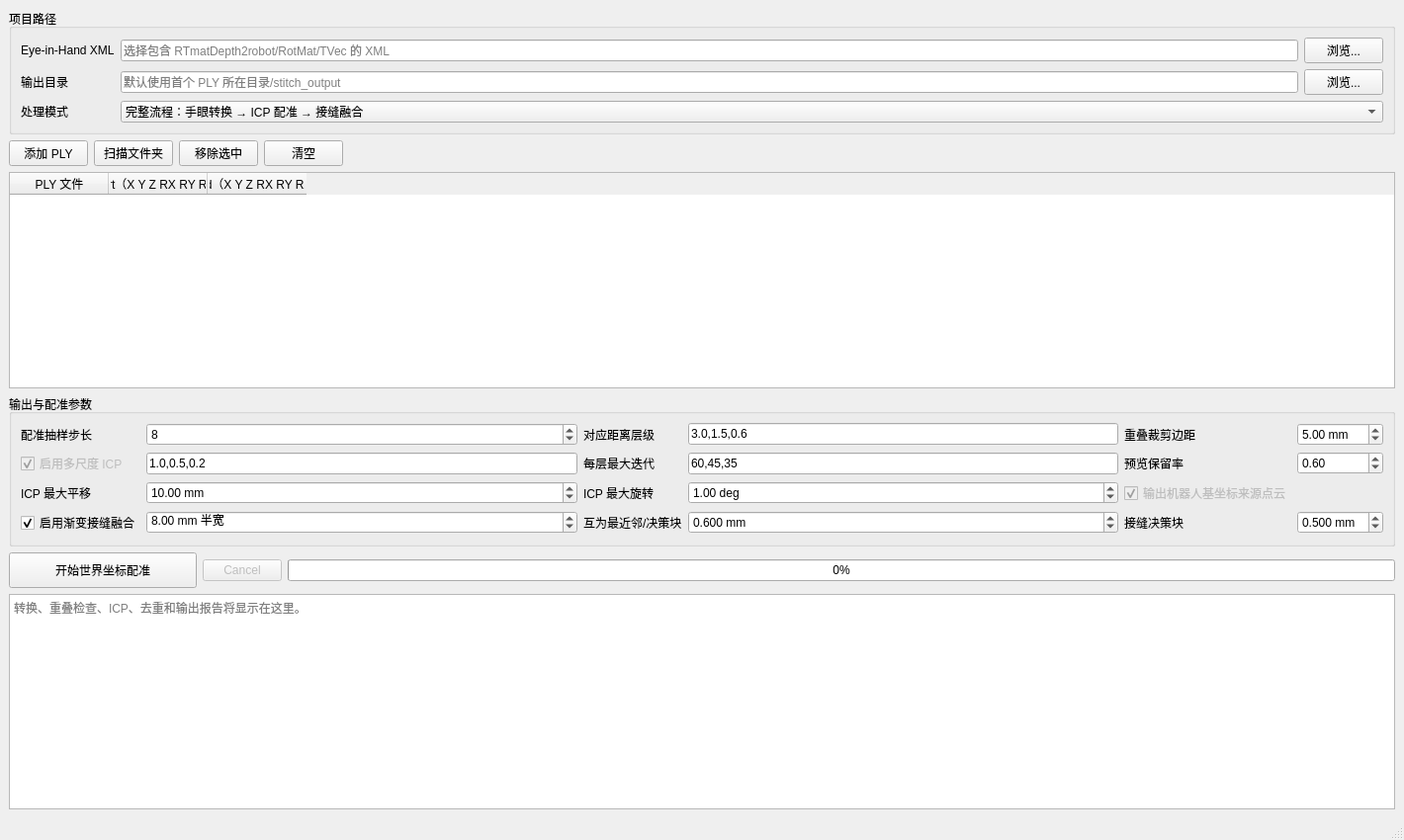
<?xml version="1.0" encoding="UTF-8"?>
<ui version="4.0">
 <class>StitchingWindow</class>
 <widget class="QMainWindow" name="StitchingWindow">
  <property name="geometry"><rect><x>0</x><y>0</y><width>1420</width><height>850</height></rect></property>
  <property name="windowTitle"><string>点云配准工具 - Robot World Stitching</string></property>
  <widget class="QWidget" name="wgt_central">
   <layout class="QVBoxLayout" name="vbl_main">
    <item>
     <widget class="QGroupBox" name="gb_paths">
      <property name="title"><string>项目路径</string></property>
      <layout class="QGridLayout" name="gbl_paths">
       <item row="0" column="0"><widget class="QLabel" name="lbl_calibration"><property name="text"><string>Eye-in-Hand XML</string></property></widget></item>
       <item row="0" column="1"><widget class="QLineEdit" name="le_calibration_path"><property name="placeholderText"><string>选择包含 RTmatDepth2robot/RotMat/TVec 的 XML</string></property></widget></item>
       <item row="0" column="2"><widget class="QPushButton" name="btn_browse_calibration"><property name="text"><string>浏览...</string></property></widget></item>
       <item row="1" column="0"><widget class="QLabel" name="lbl_output"><property name="text"><string>输出目录</string></property></widget></item>
       <item row="1" column="1"><widget class="QLineEdit" name="le_output_directory"><property name="placeholderText"><string>默认使用首个 PLY 所在目录/stitch_output</string></property></widget></item>
       <item row="1" column="2"><widget class="QPushButton" name="btn_browse_output"><property name="text"><string>浏览...</string></property></widget></item>
       <item row="2" column="0"><widget class="QLabel" name="lbl_processing_mode"><property name="text"><string>处理模式</string></property></widget></item>
       <item row="2" column="1" colspan="2">
        <widget class="QComboBox" name="cb_processing_mode">
         <property name="toolTip"><string>仅手眼坐标转换模式不会执行主平面预对齐、ICP 或接缝融合</string></property>
         <item><property name="text"><string>完整流程：手眼转换 → ICP 配准 → 接缝融合</string></property></item>
         <item><property name="text"><string>仅坐标转换：手眼转换 → 直接输出 PLY</string></property></item>
        </widget>
       </item>
      </layout>
     </widget>
    </item>
    <item>
     <layout class="QHBoxLayout" name="hbl_file_actions">
      <item><widget class="QPushButton" name="btn_add_files"><property name="text"><string>添加 PLY</string></property></widget></item>
      <item><widget class="QPushButton" name="btn_add_folder"><property name="text"><string>扫描文件夹</string></property></widget></item>
      <item><widget class="QPushButton" name="btn_remove_rows"><property name="text"><string>移除选中</string></property></widget></item>
      <item><widget class="QPushButton" name="btn_clear_files"><property name="text"><string>清空</string></property></widget></item>
      <item><spacer name="spacer_file_actions"><property name="orientation"><enum>Qt::Horizontal</enum></property><property name="sizeHint"><size><width>40</width><height>20</height></size></property></spacer></item>
     </layout>
    </item>
    <item>
     <widget class="QTableWidget" name="tbl_scans">
      <property name="selectionBehavior"><enum>QAbstractItemView::SelectRows</enum></property>
      <property name="selectionMode"><enum>QAbstractItemView::ExtendedSelection</enum></property>
      <property name="alternatingRowColors"><bool>true</bool></property>
      <property name="columnCount"><number>3</number></property>
      <column><property name="text"><string>PLY 文件</string></property></column>
      <column><property name="text"><string>Start（X Y Z RX RY RZ）</string></property></column>
      <column><property name="text"><string>End（X Y Z RX RY RZ）</string></property></column>
     </widget>
    </item>
    <item>
     <widget class="QGroupBox" name="gb_options">
      <property name="title"><string>输出与配准参数</string></property>
      <layout class="QGridLayout" name="gbl_options">
       <item row="0" column="0"><widget class="QLabel" name="lbl_sample_stride"><property name="text"><string>配准抽样步长</string></property></widget></item>
       <item row="0" column="1"><widget class="QSpinBox" name="sb_sample_stride"><property name="minimum"><number>1</number></property><property name="maximum"><number>100</number></property><property name="value"><number>8</number></property></widget></item>
       <item row="0" column="2"><widget class="QLabel" name="lbl_correspondence_levels"><property name="text"><string>对应距离层级</string></property></widget></item>
       <item row="0" column="3"><widget class="QLineEdit" name="le_correspondence_distances"><property name="text"><string>3.0,1.5,0.6</string></property></widget></item>
       <item row="0" column="4"><widget class="QLabel" name="lbl_overlap_margin"><property name="text"><string>重叠裁剪边距</string></property></widget></item>
       <item row="0" column="5"><widget class="QDoubleSpinBox" name="dsb_overlap_margin"><property name="suffix"><string> mm</string></property><property name="decimals"><number>2</number></property><property name="minimum"><double>0.0</double></property><property name="maximum"><double>100.0</double></property><property name="value"><double>5.0</double></property></widget></item>
       <item row="1" column="0"><widget class="QCheckBox" name="chk_icp"><property name="text"><string>启用多尺度 ICP</string></property><property name="checked"><bool>true</bool></property><property name="enabled"><bool>false</bool></property></widget></item>
       <item row="1" column="1"><widget class="QLineEdit" name="le_voxel_levels"><property name="text"><string>1.0,0.5,0.2</string></property><property name="toolTip"><string>从粗到细的 point-to-plane ICP 体素层级，单位 mm</string></property></widget></item>
       <item row="1" column="2"><widget class="QLabel" name="lbl_iterations"><property name="text"><string>每层最大迭代</string></property></widget></item>
       <item row="1" column="3"><widget class="QLineEdit" name="le_iterations"><property name="text"><string>60,45,35</string></property><property name="readOnly"><bool>true</bool></property></widget></item>
       <item row="1" column="4"><widget class="QLabel" name="lbl_preview_ratio"><property name="text"><string>预览保留率</string></property></widget></item>
       <item row="1" column="5"><widget class="QDoubleSpinBox" name="dsb_preview_ratio"><property name="decimals"><number>2</number></property><property name="minimum"><double>0.050000000000000</double></property><property name="maximum"><double>1.000000000000000</double></property><property name="singleStep"><double>0.050000000000000</double></property><property name="value"><double>0.600000000000000</double></property></widget></item>
       <item row="2" column="0"><widget class="QLabel" name="lbl_max_translation"><property name="text"><string>ICP 最大平移</string></property></widget></item>
       <item row="2" column="1"><widget class="QDoubleSpinBox" name="dsb_max_translation"><property name="suffix"><string> mm</string></property><property name="minimum"><double>0.100000000000000</double></property><property name="maximum"><double>1000.000000000000000</double></property><property name="value"><double>10.000000000000000</double></property></widget></item>
       <item row="2" column="2"><widget class="QLabel" name="lbl_max_rotation"><property name="text"><string>ICP 最大旋转</string></property></widget></item>
       <item row="2" column="3"><widget class="QDoubleSpinBox" name="dsb_max_rotation"><property name="suffix"><string> deg</string></property><property name="decimals"><number>2</number></property><property name="minimum"><double>0.010000000000000</double></property><property name="maximum"><double>45.000000000000000</double></property><property name="value"><double>1.000000000000000</double></property></widget></item>
       <item row="2" column="4"><widget class="QCheckBox" name="chk_write_sources"><property name="text"><string>输出机器人基坐标来源点云</string></property><property name="checked"><bool>true</bool></property><property name="enabled"><bool>false</bool></property></widget></item>
       <item row="3" column="0"><widget class="QCheckBox" name="chk_seam_fusion"><property name="text"><string>启用渐变接缝融合</string></property><property name="checked"><bool>true</bool></property></widget></item>
       <item row="3" column="1"><widget class="QDoubleSpinBox" name="dsb_seam_half_width"><property name="suffix"><string> mm 半宽</string></property><property name="decimals"><number>2</number></property><property name="minimum"><double>0.100000000000000</double></property><property name="maximum"><double>100.000000000000000</double></property><property name="value"><double>8.000000000000000</double></property></widget></item>
       <item row="3" column="2"><widget class="QLabel" name="lbl_mutual_distance"><property name="text"><string>互为最近邻/决策块</string></property></widget></item>
       <item row="3" column="3"><widget class="QDoubleSpinBox" name="dsb_mutual_distance"><property name="suffix"><string> mm</string></property><property name="decimals"><number>3</number></property><property name="minimum"><double>0.010000000000000</double></property><property name="maximum"><double>10.000000000000000</double></property><property name="value"><double>0.600000000000000</double></property></widget></item>
       <item row="3" column="4"><widget class="QLabel" name="lbl_decision_voxel"><property name="text"><string>接缝决策块</string></property></widget></item>
       <item row="3" column="5"><widget class="QDoubleSpinBox" name="dsb_decision_voxel"><property name="suffix"><string> mm</string></property><property name="decimals"><number>3</number></property><property name="minimum"><double>0.010000000000000</double></property><property name="maximum"><double>10.000000000000000</double></property><property name="value"><double>0.500000000000000</double></property></widget></item>
      </layout>
     </widget>
    </item>
    <item>
     <layout class="QHBoxLayout" name="hbl_run">
      <item><widget class="QPushButton" name="btn_start"><property name="text"><string>开始世界坐标配准</string></property><property name="minimumSize"><size><width>190</width><height>36</height></size></property></widget></item>
      <item><widget class="QPushButton" name="btn_cancel"><property name="text"><string>Cancel</string></property><property name="enabled"><bool>false</bool></property></widget></item>
      <item><widget class="QProgressBar" name="pbar_progress"><property name="value"><number>0</number></property></widget></item>
     </layout>
    </item>
    <item><widget class="QPlainTextEdit" name="pte_log"><property name="readOnly"><bool>true</bool></property><property name="placeholderText"><string>转换、重叠检查、ICP、去重和输出报告将显示在这里。</string></property></widget></item>
   </layout>
  </widget>
  <widget class="QStatusBar" name="statusbar_main"/>
 </widget>
 <resources/>
 <connections/>
</ui>
